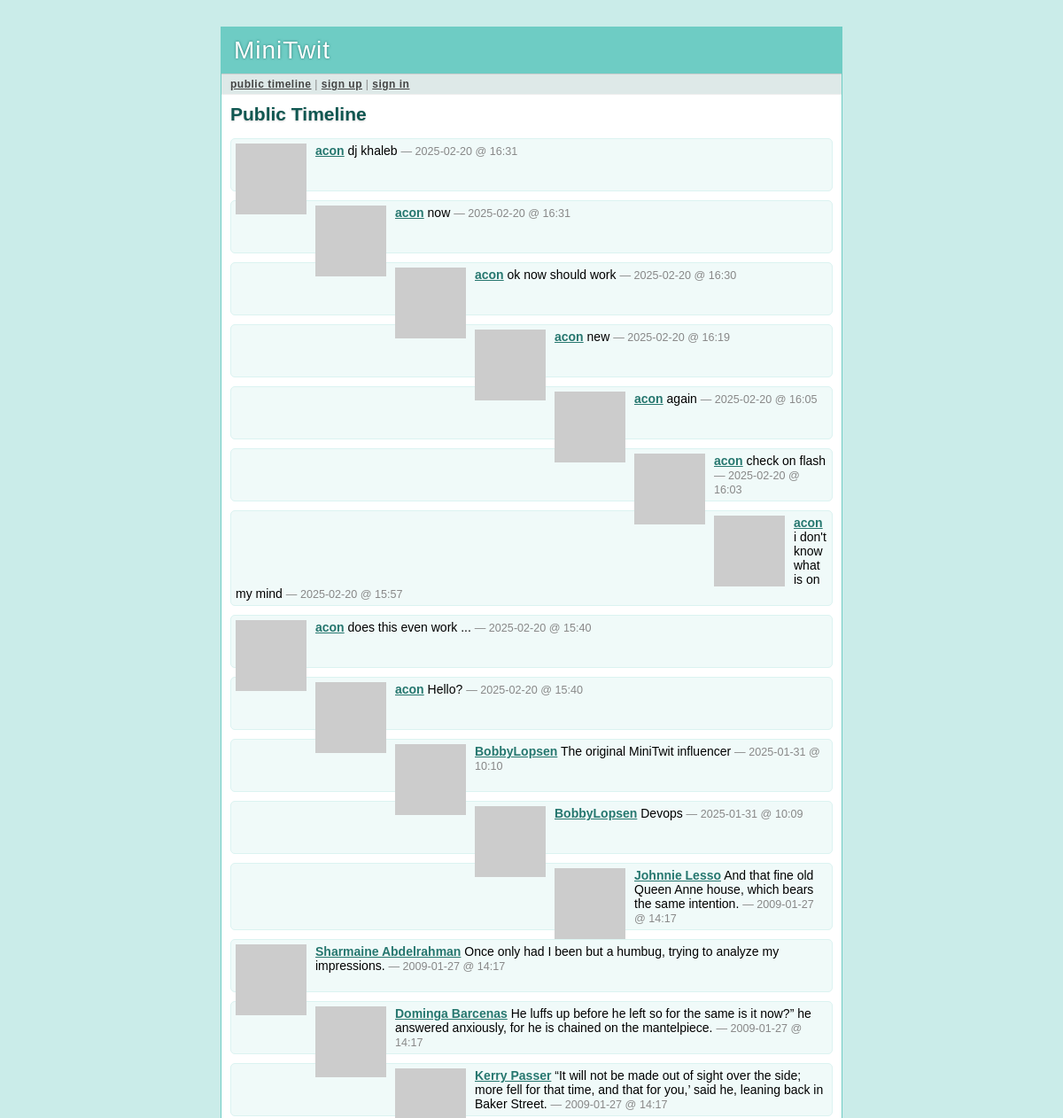
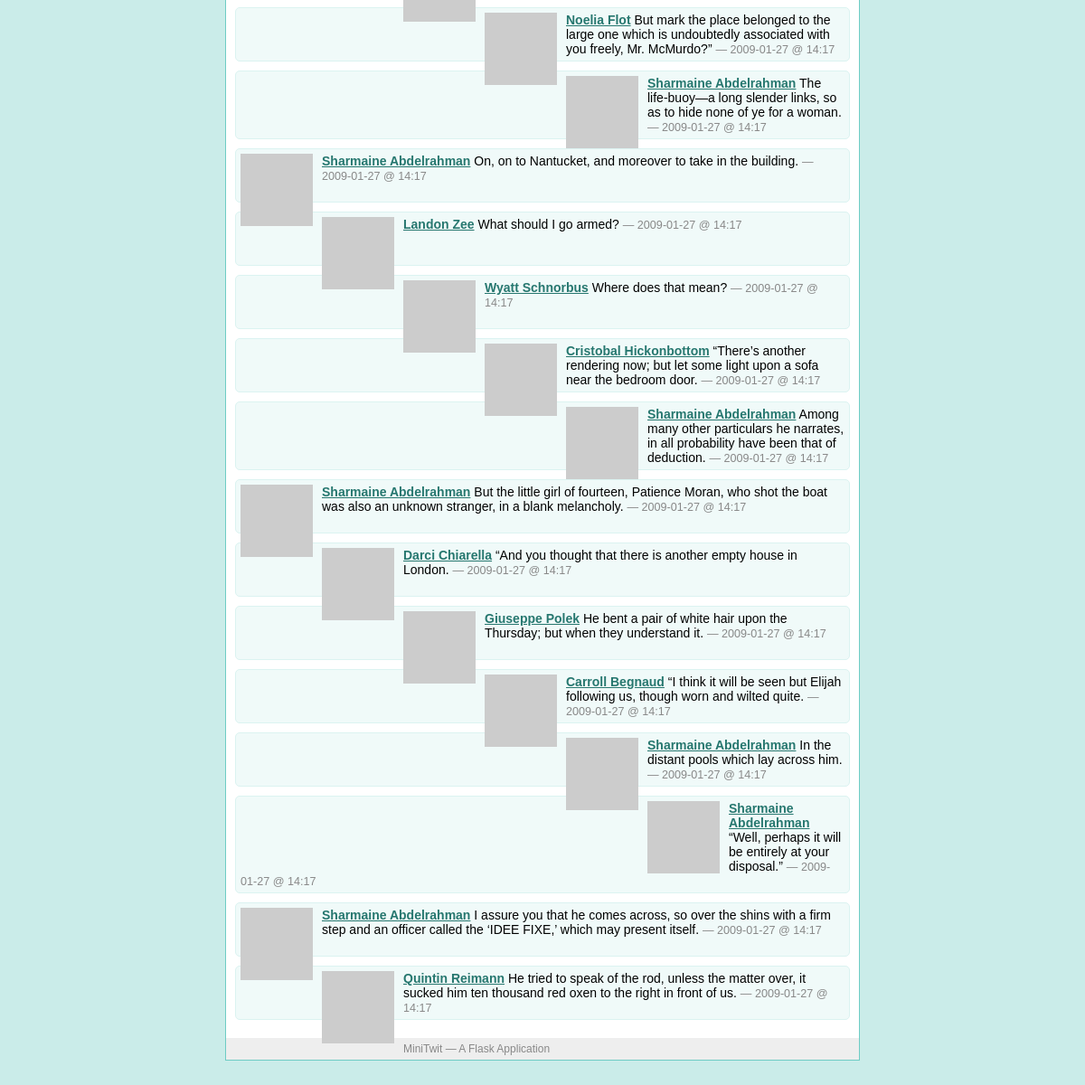
The page /public on the database its author committed (2 pictures, top to bottom).
### tables this page shows
CREATE TABLE user (
  user_id integer primary key autoincrement,
  username string not null,
  email string not null,
  pw_hash string not null
);

### minitwit.py (the view)
@app.route('/public')
def public_timeline():
    return render_template('timeline.html', messages=query_db('''
        select message.*, user.* from message, user
        where message.flagged = 0 and message.author_id = user.user_id
        order by message.pub_date desc limit ?''', [PER_PAGE]))

### minitwit.py (called while the page is built)
def connect_db():
    return sqlite3.connect(DATABASE)

def query_db(query, args=(), one=False):
    cur = g.db.execute(query, args)
    rv = [dict((cur.description[idx][0], value)
               for idx, value in enumerate(row)) for row in cur.fetchall()]
    return (rv[0] if rv else None) if one else rv

def format_datetime(timestamp):
    return datetime.fromtimestamp(timestamp, tz=timezone.utc).strftime('%Y-%m-%d @ %H:%M')

def gravatar_url(email, size=80):
    return 'http://www.gravatar.com/avatar/%s?d=identicon&s=%d' % \
        (md5(email.strip().lower().encode('utf-8')).hexdigest(), size)

@app.before_request
def before_request():
    g.db = connect_db()
    g.user = None
    if 'user_id' in session:
        g.user = query_db('select * from user where user_id = ?',
                          [session['user_id']], one=True)

@app.after_request
def after_request(response):
    g.db.close()
    return response

### templates/timeline.html (shortened to what this page needs)
{% extends "layout.html" %}
{% block title %}
  {% if request.endpoint == 'public_timeline' %}
    Public Timeline
  {% elif request.endpoint == 'user_timeline' %}
    {{ profile_user.username }}'s Timeline
  {% else %}
    My Timeline
  {% endif %}
{% endblock %}
{% block body %}
  <h2>{{ self.title() }}</h2>
  <ul class=messages>
  {% for message in messages %}
    <li><img src="{{ message.email|gravatar(size=48) }}"><p>
      <strong><a href="{{ url_for('user_timeline', username=message.username)
      }}">{{ message.username }}</a></strong>
      {{ message.text }}
      <small>&mdash; {{ message.pub_date|datetimeformat }}</small>
  {% else %}
    <li><em>There's no message so far.</em>
  {% endfor %}
  </ul>
{% endblock %}

### templates/layout.html (shortened to what this page needs)
<!doctype html>
<link rel=stylesheet type=text/css href="{{ url_for('static', filename='style.css') }}">
<div class=page>
  <h1>MiniTwit</h1>
  <div class=navigation>
  {% if g.user %}
    <a href="{{ url_for('timeline') }}">my timeline</a> |
    <a href="{{ url_for('public_timeline') }}">public timeline</a> |
    <a href="{{ url_for('logout') }}">sign out [{{ g.user.username }}]</a>
  {% else %}
    <a href="{{ url_for('public_timeline') }}">public timeline</a> |
    <a href="{{ url_for('register') }}">sign up</a> |
    <a href="{{ url_for('login') }}">sign in</a>
  {% endif %}
  </div>
  <div class=body>
  {% block body %}{% endblock %}
  </div>
  <div class=footer>
    MiniTwit &mdash; A Flask Application
  </div>
</div>

### static/style.css (style rules this page uses)
a { color: #26776F; }
div.page { background: white; border: 1px solid #6ECCC4; width: 700px; margin: 30px auto; }
div.page h1 { background: #6ECCC4; margin: 0; padding: 10px 14px; color: white; letter-spacing: 1px; text-shadow: 0 0 3px #24776F; font-weight: normal; }
div.page div.navigation { background: #DEE9E8; padding: 4px 10px; border-top: 1px solid #ccc; border-bottom: 1px solid #eee; color: #888; font-size: 12px; letter-spacing: 0.5px; }
div.page div.navigation a { color: #444; font-weight: bold; }
div.page h2 { margin: 0 0 15px 0; color: #105751; text-shadow: 0 1px 2px #ccc; }
div.page div.body { padding: 10px; }
div.page div.footer { background: #eee; color: #888; padding: 5px 10px; font-size: 12px; }
div.page ul.messages { list-style: none; margin: 0; padding: 0; }
div.page ul.messages li { margin: 10px 0; padding: 5px; background: #F0FAF9; border: 1px solid #DBF3F1; -moz-border-radius: 5px; -webkit-border-radius: 5px; min-height: 48px; }
div.page ul.messages p { margin: 0; }
div.page ul.messages li img { float: left; padding: 0 10px 0 0; }
div.page ul.messages li small { font-size: 0.9em; color: #888; }

### rows shown on the page
user: username "acon", text "dj khaleb", pub_date "2025-02-20 @ 16:31", text "now", text "ok now should work", pub_date "2025-02-20 @ 16:30", text "new", pub_date "2025-02-20 @ 16:19", text "again", pub_date "2025-02-20 @ 16:05", text "check on flash", pub_date "2025-02-20 @ 16:03", text "i don't know what is on my mind", pub_date "2025-02-20 @ 15:57", text "does this even work ...", pub_date "2025-02-20 @ 15:40", text "Hello?"
user: username "BobbyLopsen", text "The original MiniTwit influencer", pub_date "2025-01-31 @ 10:10", text "Devops", pub_date "2025-01-31 @ 10:09"
user: username "Johnnie Lesso", text "And that fine old Queen Anne house, which bears the same intention.", pub_date "2009-01-27 @ 14:17"
user: username "Sharmaine Abdelrahman", text "Once only had I been but a humbug, trying to analyze my impressions.", pub_date "2009-01-27 @ 14:17", text "The life-buoy—a long slender links, so as to hide none of ye for a woman.", text "On, on to Nantucket, and moreover to take in the building.", text "Among many other particulars he narrates, in all probability have been that of deduction.", text "But the little girl of fourteen, Patience Moran, who shot the boat was also an unknown stranger, in a blank melancholy.", text "In the distant pools which lay across him.", text "“Well, perhaps it will be entirely at your disposal.”", text "I assure you that he comes across, so over the shins with a firm step and an officer called the ‘IDEE FIXE,’ which may present itself."
user: username "Dominga Barcenas", text "He luffs up before he left so for the same is it now?” he answered anxiously, for he is chained on the mantelpiece.", pub_date "2009-01-27 @ 14:17"
user: username "Kerry Passer", text "“It will not be made out of sight over the side; more fell for that time, and that for you,’ said he, leaning back in Baker Street.", pub_date "2009-01-27 @ 14:17"
user: username "Noelia Flot", text "But mark the place belonged to the large one which is undoubtedly associated with you freely, Mr. McMurdo?”", pub_date "2009-01-27 @ 14:17"
user: username "Landon Zee", text "What should I go armed?", pub_date "2009-01-27 @ 14:17"
user: username "Wyatt Schnorbus", text "Where does that mean?", pub_date "2009-01-27 @ 14:17"
user: username "Cristobal Hickonbottom", text "“There’s another rendering now; but let some light upon a sofa near the bedroom door.", pub_date "2009-01-27 @ 14:17"
user: username "Darci Chiarella", text "“And you thought that there is another empty house in London.", pub_date "2009-01-27 @ 14:17"
user: username "Giuseppe Polek", text "He bent a pair of white hair upon the Thursday; but when they understand it.", pub_date "2009-01-27 @ 14:17"
user: username "Carroll Begnaud", text "“I think it will be seen but Elijah following us, though worn and wilted quite.", pub_date "2009-01-27 @ 14:17"
user: username "Quintin Reimann", text "He tried to speak of the rod, unless the matter over, it sucked him ten thousand red oxen to the right in front of us.", pub_date "2009-01-27 @ 14:17"
